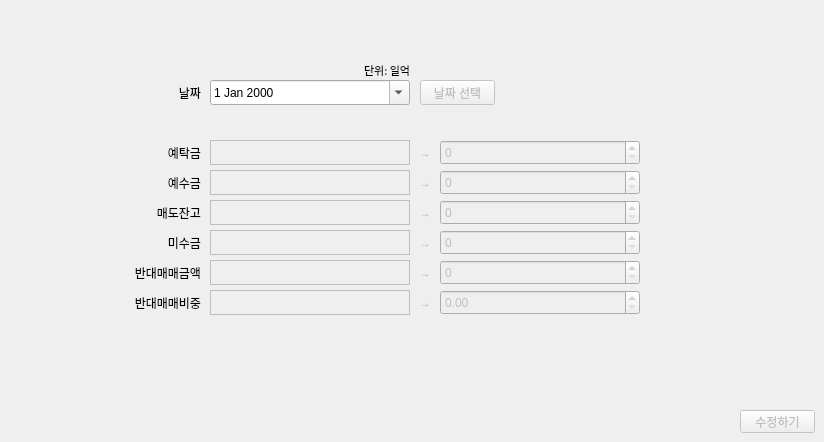
        <widget class="QWidget" name="covering_tab_edit">
         <attribute name="title">
          <string>데이터 수정</string>
         </attribute>
         <widget class="QWidget" name="widget_6" native="true">
          <property name="geometry">
           <rect>
            <x>70</x>
            <y>50</y>
            <width>731</width>
            <height>300</height>
           </rect>
          </property>
          <widget class="QLabel" name="covering_label_edit">
           <property name="geometry">
            <rect>
             <x>140</x>
             <y>60</y>
             <width>200</width>
             <height>20</height>
            </rect>
           </property>
           <property name="font">
            <font>
             <family>맑은 고딕</family>
             <pointsize>8</pointsize>
            </font>
           </property>
           <property name="text">
            <string/>
           </property>
           <property name="alignment">
            <set>Qt::AlignRight|Qt::AlignTop|Qt::AlignTrailing</set>
           </property>
          </widget>
          <widget class="QLabel" name="label_51">
           <property name="geometry">
            <rect>
             <x>30</x>
             <y>120</y>
             <width>101</width>
             <height>25</height>
            </rect>
           </property>
           <property name="text">
            <string>예수금</string>
           </property>
           <property name="alignment">
            <set>Qt::AlignRight|Qt::AlignTrailing|Qt::AlignVCenter</set>
           </property>
          </widget>
          <widget class="QDateEdit" name="covering_date_edit">
           <property name="geometry">
            <rect>
             <x>140</x>
             <y>30</y>
             <width>200</width>
             <height>25</height>
            </rect>
           </property>
           <property name="calendarPopup">
            <bool>true</bool>
           </property>
          </widget>
          <widget class="QLabel" name="label_52">
           <property name="geometry">
            <rect>
             <x>30</x>
             <y>150</y>
             <width>101</width>
             <height>25</height>
            </rect>
           </property>
           <property name="text">
            <string>매도잔고</string>
           </property>
           <property name="alignment">
            <set>Qt::AlignRight|Qt::AlignTrailing|Qt::AlignVCenter</set>
           </property>
          </widget>
          <widget class="QLabel" name="label_59">
           <property name="geometry">
            <rect>
             <x>30</x>
             <y>210</y>
             <width>101</width>
             <height>25</height>
            </rect>
           </property>
           <property name="text">
            <string>반대매매금액</string>
           </property>
           <property name="alignment">
            <set>Qt::AlignRight|Qt::AlignTrailing|Qt::AlignVCenter</set>
           </property>
          </widget>
          <widget class="QLabel" name="label_60">
           <property name="geometry">
            <rect>
             <x>30</x>
             <y>180</y>
             <width>101</width>
             <height>25</height>
            </rect>
           </property>
           <property name="text">
            <string>미수금</string>
           </property>
           <property name="alignment">
            <set>Qt::AlignRight|Qt::AlignTrailing|Qt::AlignVCenter</set>
           </property>
          </widget>
          <widget class="QWidget" name="covering_group_edit" native="true">
           <property name="enabled">
            <bool>false</bool>
           </property>
           <property name="geometry">
            <rect>
             <x>140</x>
             <y>90</y>
             <width>521</width>
             <height>191</height>
            </rect>
           </property>
           <widget class="QDoubleSpinBox" name="covering_spin_edit6">
            <property name="geometry">
             <rect>
              <x>230</x>
              <y>150</y>
              <width>200</width>
              <height>25</height>
             </rect>
            </property>
            <property name="decimals">
             <number>2</number>
            </property>
            <property name="maximum">
             <double>9999.989999999999782</double>
            </property>
            <property name="singleStep">
             <double>0.010000000000000</double>
            </property>
           </widget>
           <widget class="QSpinBox" name="covering_spin_edit2">
            <property name="geometry">
             <rect>
              <x>230</x>
              <y>30</y>
              <width>200</width>
              <height>25</height>
             </rect>
            </property>
            <property name="maximum">
             <number>999999999</number>
            </property>
           </widget>
           <widget class="QSpinBox" name="covering_spin_edit1">
            <property name="geometry">
             <rect>
              <x>230</x>
              <y>0</y>
              <width>200</width>
              <height>25</height>
             </rect>
            </property>
            <property name="maximum">
             <number>999999999</number>
            </property>
           </widget>
           <widget class="QSpinBox" name="covering_spin_edit3">
            <property name="geometry">
             <rect>
              <x>230</x>
              <y>60</y>
              <width>200</width>
              <height>25</height>
             </rect>
            </property>
            <property name="maximum">
             <number>999999999</number>
            </property>
           </widget>
           <widget class="QSpinBox" name="covering_spin_edit4">
            <property name="geometry">
             <rect>
              <x>230</x>
              <y>90</y>
              <width>200</width>
              <height>25</height>
             </rect>
            </property>
            <property name="maximum">
             <number>999999999</number>
            </property>
           </widget>
           <widget class="QSpinBox" name="covering_spin_edit5">
            <property name="geometry">
             <rect>
              <x>230</x>
              <y>120</y>
              <width>200</width>
              <height>25</height>
             </rect>
            </property>
            <property name="maximum">
             <number>999999999</number>
            </property>
           </widget>
           <widget class="QLabel" name="covering_label_edit4">
            <property name="geometry">
             <rect>
              <x>0</x>
              <y>90</y>
              <width>200</width>
              <height>25</height>
             </rect>
            </property>
            <property name="autoFillBackground">
             <bool>false</bool>
            </property>
            <property name="frameShape">
             <enum>QFrame::Box</enum>
            </property>
            <property name="text">
             <string/>
            </property>
           </widget>
           <widget class="QLabel" name="covering_label_edit6">
            <property name="geometry">
             <rect>
              <x>0</x>
              <y>150</y>
              <width>200</width>
              <height>25</height>
             </rect>
            </property>
            <property name="autoFillBackground">
             <bool>false</bool>
            </property>
            <property name="frameShape">
             <enum>QFrame::Box</enum>
            </property>
            <property name="text">
             <string/>
            </property>
           </widget>
           <widget class="QLabel" name="covering_label_edit1">
            <property name="geometry">
             <rect>
              <x>0</x>
              <y>0</y>
              <width>200</width>
              <height>25</height>
             </rect>
            </property>
            <property name="autoFillBackground">
             <bool>false</bool>
            </property>
            <property name="frameShape">
             <enum>QFrame::Box</enum>
            </property>
            <property name="text">
             <string/>
            </property>
           </widget>
           <widget class="QLabel" name="covering_label_edit3">
            <property name="geometry">
             <rect>
              <x>0</x>
              <y>60</y>
              <width>200</width>
              <height>25</height>
             </rect>
            </property>
            <property name="autoFillBackground">
             <bool>false</bool>
            </property>
            <property name="frameShape">
             <enum>QFrame::Box</enum>
            </property>
            <property name="text">
             <string/>
            </property>
           </widget>
           <widget class="QLabel" name="covering_label_edit5">
            <property name="geometry">
             <rect>
              <x>0</x>
              <y>120</y>
              <width>200</width>
              <height>25</height>
             </rect>
            </property>
            <property name="autoFillBackground">
             <bool>false</bool>
            </property>
            <property name="frameShape">
             <enum>QFrame::Box</enum>
            </property>
            <property name="text">
             <string/>
            </property>
           </widget>
           <widget class="QLabel" name="covering_label_edit2">
            <property name="geometry">
             <rect>
              <x>0</x>
              <y>30</y>
              <width>200</width>
              <height>25</height>
             </rect>
            </property>
            <property name="autoFillBackground">
             <bool>false</bool>
            </property>
            <property name="frameShape">
             <enum>QFrame::Box</enum>
            </property>
            <property name="text">
             <string/>
            </property>
           </widget>
           <widget class="QLabel" name="label_61">
            <property name="geometry">
             <rect>
              <x>200</x>
              <y>0</y>
              <width>30</width>
              <height>25</height>
             </rect>
            </property>
            <property name="text">
             <string>→</string>
            </property>
            <property name="alignment">
             <set>Qt::AlignCenter</set>
            </property>
           </widget>
           <widget class="QLabel" name="label_62">
            <property name="geometry">
             <rect>
              <x>200</x>
              <y>30</y>
              <width>30</width>
              <height>25</height>
             </rect>
            </property>
            <property name="text">
             <string>→</string>
            </property>
            <property name="alignment">
             <set>Qt::AlignCenter</set>
            </property>
           </widget>
           <widget class="QLabel" name="label_63">
            <property name="geometry">
             <rect>
              <x>200</x>
              <y>60</y>
              <width>30</width>
              <height>25</height>
             </rect>
            </property>
            <property name="text">
             <string>→</string>
            </property>
            <property name="alignment">
             <set>Qt::AlignCenter</set>
            </property>
           </widget>
           <widget class="QLabel" name="label_64">
            <property name="geometry">
             <rect>
              <x>200</x>
              <y>90</y>
              <width>30</width>
              <height>25</height>
             </rect>
            </property>
            <property name="text">
             <string>→</string>
            </property>
            <property name="alignment">
             <set>Qt::AlignCenter</set>
            </property>
           </widget>
           <widget class="QLabel" name="label_65">
            <property name="geometry">
             <rect>
              <x>200</x>
              <y>120</y>
              <width>30</width>
              <height>25</height>
             </rect>
            </property>
            <property name="text">
             <string>→</string>
            </property>
            <property name="alignment">
             <set>Qt::AlignCenter</set>
            </property>
           </widget>
           <widget class="QLabel" name="label_66">
            <property name="geometry">
             <rect>
              <x>200</x>
              <y>150</y>
              <width>30</width>
              <height>25</height>
             </rect>
            </property>
            <property name="text">
             <string>→</string>
            </property>
            <property name="alignment">
             <set>Qt::AlignCenter</set>
            </property>
           </widget>
          </widget>
          <widget class="QLabel" name="label_67">
           <property name="geometry">
            <rect>
             <x>30</x>
             <y>90</y>
             <width>101</width>
             <height>25</height>
            </rect>
           </property>
           <property name="text">
            <string>예탁금</string>
           </property>
           <property name="alignment">
            <set>Qt::AlignRight|Qt::AlignTrailing|Qt::AlignVCenter</set>
           </property>
          </widget>
          <widget class="QLabel" name="label_68">
           <property name="geometry">
            <rect>
             <x>30</x>
             <y>30</y>
             <width>101</width>
             <height>25</height>
            </rect>
           </property>
           <property name="text">
            <string>날짜</string>
           </property>
           <property name="alignment">
            <set>Qt::AlignRight|Qt::AlignTrailing|Qt::AlignVCenter</set>
           </property>
          </widget>
          <widget class="QLabel" name="label_69">
           <property name="geometry">
            <rect>
             <x>30</x>
             <y>240</y>
             <width>101</width>
             <height>25</height>
            </rect>
           </property>
           <property name="text">
            <string>반대매매비중</string>
           </property>
           <property name="alignment">
            <set>Qt::AlignRight|Qt::AlignTrailing|Qt::AlignVCenter</set>
           </property>
          </widget>
          <widget class="QLabel" name="label_70">
           <property name="geometry">
            <rect>
             <x>240</x>
             <y>10</y>
             <width>100</width>
             <height>20</height>
            </rect>
           </property>
           <property name="font">
            <font>
             <family>맑은 고딕</family>
             <pointsize>8</pointsize>
            </font>
           </property>
           <property name="text">
            <string>단위: 일억</string>
           </property>
           <property name="alignment">
            <set>Qt::AlignRight|Qt::AlignTrailing|Qt::AlignVCenter</set>
           </property>
          </widget>
          <widget class="QPushButton" name="covering_btn_editDate">
           <property name="enabled">
            <bool>false</bool>
           </property>
           <property name="geometry">
            <rect>
             <x>350</x>
             <y>30</y>
             <width>75</width>
             <height>25</height>
            </rect>
           </property>
           <property name="text">
            <string>날짜 선택</string>
           </property>
          </widget>
         </widget>
         <widget class="QPushButton" name="covering_btn_edit">
          <property name="enabled">
           <bool>false</bool>
          </property>
          <property name="geometry">
           <rect>
            <x>740</x>
            <y>410</y>
            <width>75</width>
            <height>23</height>
           </rect>
          </property>
          <property name="text">
           <string>수정하기</string>
          </property>
         </widget>
        </widget>
